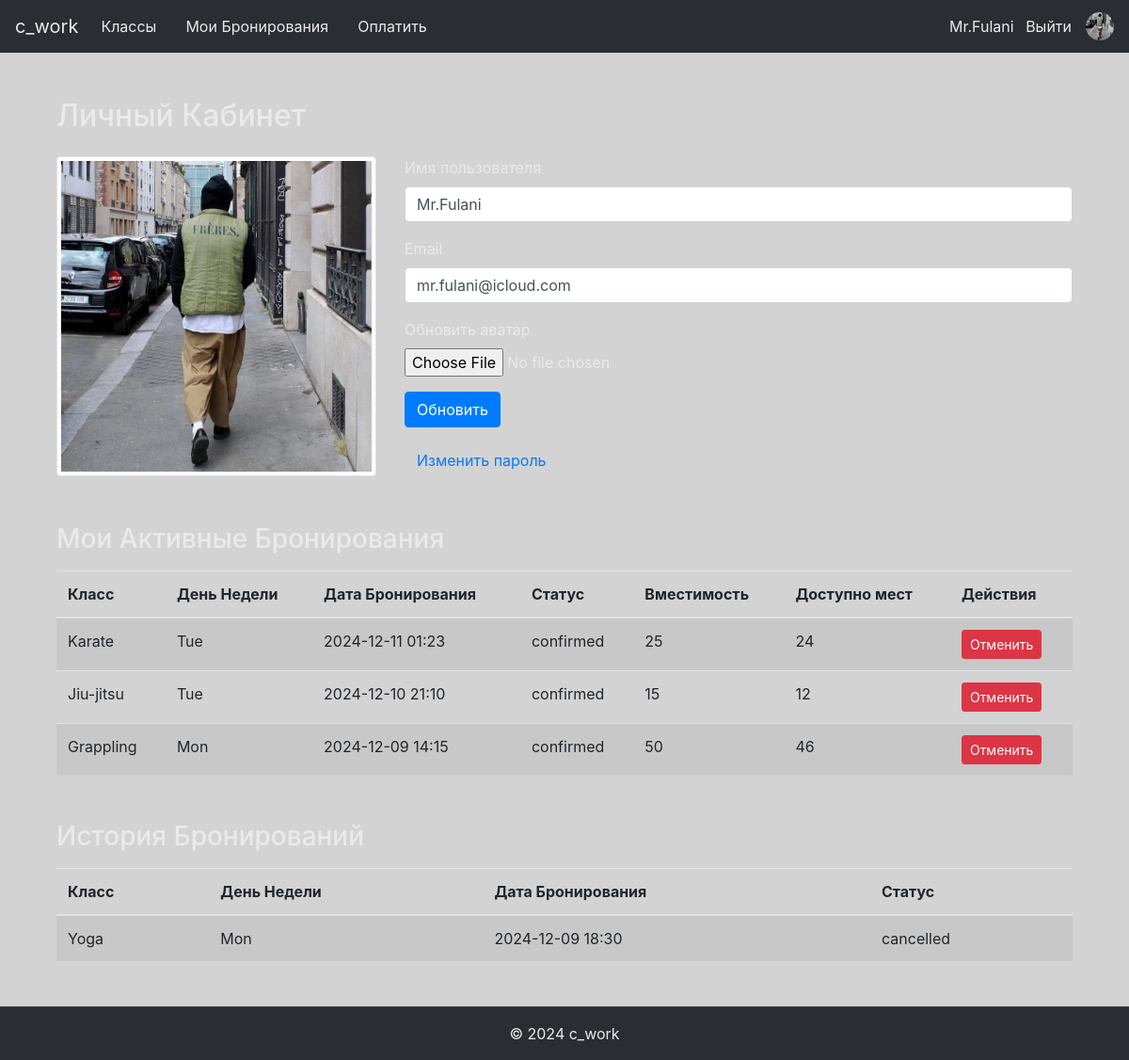
Page /profile (signed in) on the committed database.
### app/models.py (models this page shows, shortened)
class User(db.Model, UserMixin):
    id = db.Column(db.Integer, primary_key=True)
    username = db.Column(db.String(20), unique=True, nullable=False)
    email = db.Column(db.String(120), unique=True, nullable=False)
    password = db.Column(db.String(60), nullable=False)
    is_admin = db.Column(db.Boolean, default=False)
    avatar = db.Column(db.String(120), nullable=True, default='user.png')  # Поле для аватара
    date_registered = db.Column(db.DateTime, nullable=False, default=datetime.utcnow)  # Дата регистрации
    last_login = db.Column(db.DateTime, nullable=True)  # Последний вход
    bookings = db.relationship('Booking', backref='user', lazy=True)
    payments = db.relationship('Payment', backref='user', lazy=True)

class Booking(db.Model):
    id = db.Column(db.Integer, primary_key=True)
    user_id = db.Column(db.Integer, db.ForeignKey('user.id'), nullable=False)
    class_id = db.Column(db.Integer, db.ForeignKey('class.id'), nullable=False)
    booking_date = db.Column(db.DateTime, nullable=False, default=datetime.utcnow)
    status = db.Column(db.String(20), nullable=False, default='confirmed')  # Статус бронирования
    day = db.Column(db.String(10), nullable=False)  # День недели выбранный пользователем

class Class(db.Model):
    id = db.Column(db.Integer, primary_key=True)
    name = db.Column(db.String(100), nullable=False)
    description = db.Column(db.Text, nullable=True)
    schedule = db.Column(db.DateTime, nullable=False)
    capacity = db.Column(db.Integer, default=10, nullable=False)
    days_of_week = db.Column(db.String(100), nullable=False)
    extra_info = db.Column(db.Text, nullable=True)
    image_filename = db.Column(db.String(100), nullable=True)
    bookings = db.relationship('Booking', backref='class_', lazy=True, cascade='all, delete-orphan')
    def available_slots(self):
        confirmed_bookings = Booking.query.filter_by(class_id=self.id, status='confirmed').count()
        return self.capacity - confirmed_bookings

### app/routes.py (the view, shortened to what this page needs)
@main_bp.route('/profile', methods=['GET', 'POST'])
@login_required
def profile():
    form = UpdateProfileForm()
    if request.method == 'GET':
        form.username.data = current_user.username
        form.email.data = current_user.email
    confirmed_bookings = Booking.query.filter_by(user_id=current_user.id, status='confirmed').order_by(
        Booking.booking_date.desc()).all()
    cancelled_bookings = Booking.query.filter_by(user_id=current_user.id, status='cancelled').order_by(
        Booking.booking_date.desc()).all()
    logger.info(f"User ID {current_user.id} has {len(confirmed_bookings)} confirmed bookings.")
    for booking in confirmed_bookings:
        logger.info(f"Booking ID: {booking.id}, Class ID: {booking.class_id}, Status: {booking.status}")
    cancel_forms = {booking.id: CancelBookingForm(booking_id=booking.id) for booking in confirmed_bookings}
    avatar_url = url_for('static', filename='images/' + (current_user.avatar or 'default_avatar.png'))
    return render_template(
        'profile.html',
        user=current_user,  # Передаём current_user как 'user'
        form=form,
        avatar_url=avatar_url,
        bookings=confirmed_bookings,
        cancelled_bookings=cancelled_bookings,
        cancel_forms=cancel_forms
    )

### app/forms.py (shortened to what this page needs)
class UpdateProfileForm(FlaskForm):
    username = StringField('Имя пользователя', validators=[
        DataRequired(),
        Length(min=2, max=20)
    ])
    email = StringField('Email', validators=[
        DataRequired(),
        Email()
    ])
    avatar = FileField('Обновить аватар', validators=[
        FileAllowed(['jpg', 'jpeg', 'png', 'gif'], 'Только изображения!')
    ])
    submit = SubmitField('Обновить')

class CancelBookingForm(FlaskForm):
    booking_id = HiddenField('Booking ID', validators=[DataRequired()])
    submit = SubmitField('Отменить')

### app/models.py (called while the page is built)
@login_manager.user_loader
def load_user(user_id):
    return User.query.get(int(user_id))

### app/templates/profile.html (shortened to what this page needs)
{% extends "base.html" %}
{% block content %}
<div class="container mt-5">
    <h2>Личный Кабинет</h2>
    <div class="row mt-4">
        <div class="col-md-4 text-center">
            {% if user.avatar %}
                <img src="{{ url_for('static', filename='images/' + user.avatar) }}" class="img-thumbnail" alt="Аватар">
            {% else %}
                <img src="{{ url_for('static', filename='images/user.png') }}" class="img-thumbnail" alt="Аватар">
            {% endif %}
        </div>
        <div class="col-md-8">
            <form method="POST" enctype="multipart/form-data" id="edit-profile-form">
                <div class="form-group">
                    {{ form.username.label(class="form-control-label") }}
                    {{ form.username(class="form-control", placeholder="Введите ваше имя") }}
                </div>
                <div class="form-group">
                    {{ form.email.label(class="form-control-label") }}
                    {{ form.email(class="form-control", placeholder="Введите ваш email") }}
                </div>
                <div class="form-group">
                    {{ form.avatar.label(class="form-control-label") }}
                    {{ form.avatar(class="form-control-file") }}
                </div>
                <button type="submit" class="btn btn-primary">{{ form.submit.label.text }}</button>
            </form>
            <a href="{{ url_for('main.change_password') }}" class="btn btn-link mt-3">Изменить пароль</a>
        </div>
    </div>
    <h3 class="mt-5">Мои Активные Бронирования</h3>
    {% if bookings %}
        <table class="table table-striped mt-3">
            <thead>
                <tr>
                    <th>Класс</th>
                    <th>День Недели</th>
                    <th>Дата Бронирования</th>
                    <th>Статус</th>
                    <th>Вместимость</th>
                    <th>Доступно мест</th>
                    <th>Действия</th>
                </tr>
            </thead>
            <tbody>
                {% for booking in bookings %}
                <tr>
                    <td>{{ booking.class_.name if booking.class_ else 'Класс удалён' }}</td>
                    <td>{{ booking.day }}</td>
                    <td>{{ booking.booking_date.strftime('%Y-%m-%d %H:%M') }}</td>
                    <td>{{ booking.status }}</td>
                    <td>{{ booking.class_.capacity if booking.class_ else '-' }}</td>
                    <td>{{ booking.class_.available_slots() if booking.class_ else '-' }}</td>
                    <td>
                        <form action="{{ url_for('main.cancel_booking', booking_id=booking.id) }}" method="POST">
                            {{ cancel_forms[booking.id].submit(class="btn btn-danger btn-sm", onclick="return confirm('Вы уверены, что хотите отменить бронирование?');") }}
                        </form>
                    </td>
                </tr>
                {% endfor %}
            </tbody>
        </table>
    {% else %}
        <p>У вас пока нет активных бронирований.</p>
    {% endif %}
    <h3 class="mt-5">История Бронирований</h3>
    {% if cancelled_bookings %}
        <table class="table table-striped mt-3">
            <thead>
                <tr>
                    <th>Класс</th>
                    <th>День Недели</th>
                    <th>Дата Бронирования</th>
                    <th>Статус</th>
                </tr>
            </thead>
            <tbody>
                {% for booking in cancelled_bookings %}
                <tr>
                    <td>{{ booking.class_.name if booking.class_ else 'Класс удалён' }}</td>
                    <td>{{ booking.day }}</td>
                    <td>{{ booking.booking_date.strftime('%Y-%m-%d %H:%M') }}</td>
                    <td>{{ booking.status }}</td>
                </tr>
                {% endfor %}
            </tbody>
        </table>
    {% else %}
        <p>Нет отменённых бронирований.</p>
    {% endif %}
</div>
{% endblock %}

### app/templates/base.html (shortened to what this page needs)
<!DOCTYPE html>
<html lang="ru">
<head>
    <link rel="stylesheet" href="https://stackpath.bootstrapcdn.com/bootstrap/4.5.0/css/bootstrap.min.css">
    <link rel="stylesheet" href="{{ url_for('static', filename='css/styles.css') }}">
</head>
<body>
    <nav class="navbar navbar-expand-lg navbar-light bg-light">
        <a class="navbar-brand" href="{{ url_for('main.home') }}">c_work</a>
        <div class="collapse navbar-collapse" id="navbarNav">
            <ul class="navbar-nav main-nav mr-auto">
                {% if current_user.is_authenticated %}
                    <li class="nav-item">
                        <a class="nav-link" href="{{ url_for('main.classes') }}">Классы</a>
                    </li>
                    <li class="nav-item">
                        <a class="nav-link" href="{{ url_for('main.my_bookings') }}">Мои Бронирования</a>
                    </li>
                    <li class="nav-item">
                        <a class="nav-link" href="{{ url_for('main.process_payment') }}">Оплатить</a>
                    </li>
                {% endif %}
            </ul>
            <div class="user-section">
                {% if current_user.is_authenticated %}
                    <div>
                        <a href="{{ url_for('main.profile') }}">{{ current_user.username }}</a>
                        <a href="{{ url_for('main.logout') }}" class="ml-2">Выйти</a>
                    </div>
                    <img src="{{ url_for('static', filename='images/' + (current_user.avatar or 'user.png')) }}"
                         alt="Avatar" class="rounded-circle" width="30" height="30">
                {% else %}
                    <a class="nav-link" href="{{ url_for('main.login') }}">Войти</a>
                    <a class="nav-link" href="{{ url_for('main.register') }}">Зарегистрироваться</a>
                {% endif %}
            </div>
        </div>
    </nav>
    <div class="container">
        {% block content %}{% endblock %}
    </div>
    <footer class="footer bg-light text-center py-3 mt-5">
        <span>&copy; 2024 c_work</span>
    </footer>
</body>
</html>

### app/static/css/styles.css (style rules this page uses)
.navbar { background-color: #2a2d32 !important; color: #eaeaea; }
.navbar a { color: #eaeaea !important; }
footer.footer { background-color: #2a2d32 !important; color: #eaeaea !important; padding: 15px 0; text-align: center; border-top: 1px solid #444; }
footer.footer span { color: #eaeaea !important; }
body { background-color: #d3d3d3; color: #eaeaea; }

### app/templates/base.html (style rules this page uses)
.navbar-nav.main-nav { flex-direction: row; }
.main-nav .nav-item { margin-right: 15px; }
.user-section { display: flex; align-items: center; }
.user-section img { margin-left: 15px; }

### rows in the picture
User: username "Mr.Fulani", avatar (placeholder picture), email "mr.fulani@icloud.com"
Booking: class_ "Karate", day "Tue", booking_date "2024-12-11 01:23", status "confirmed", class_ "25", class_ "24"
Booking: class_ "Jiu-jitsu", day "Tue", booking_date "2024-12-10 21:10", status "confirmed", class_ "15", class_ "12"
Booking: class_ "Grappling", day "Mon", booking_date "2024-12-09 14:15", status "confirmed", class_ "50", class_ "46"
Booking: class_ "Yoga", day "Mon", booking_date "2024-12-09 18:30", status "cancelled"
